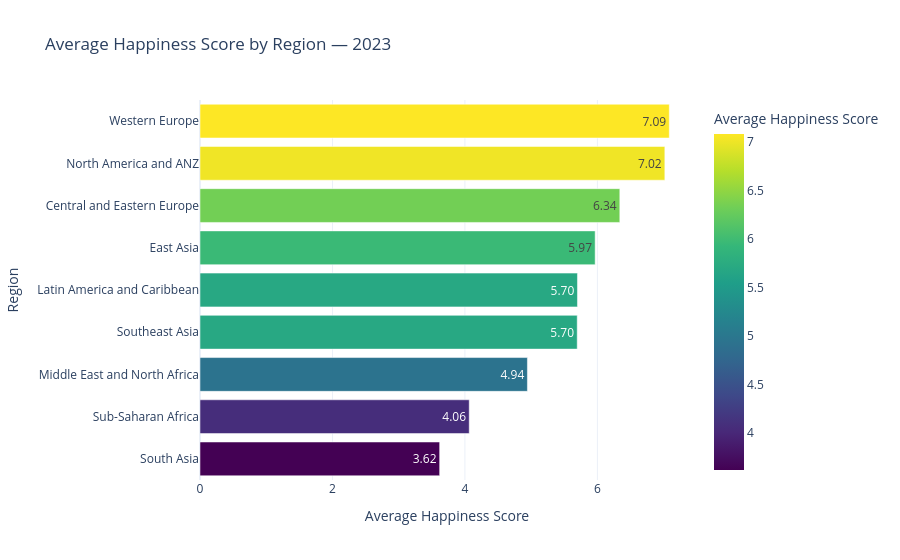

Write notebook code for a chart like this one.
### Markdown cell above
---
## Task 1 — Regional Comparison Bar Chart

**What to build:** A horizontal bar chart showing the **average happiness score by region**, sorted from highest to lowest.

**Requirements:**
- Horizontal orientation (category names are long)
- Sorted by score, descending (so the happiest region is at the top)
- Zero baseline on x-axis
- At least one design choice that goes beyond the Plotly default (colour, annotation, labels, etc.)
- An insight title that answers: *which region stands out and why does it matter?*

**Hint:** Use `df.groupby('Region')['Happiness_Score'].mean()` to compute the averages.

### Code cell
# Task 1: Regional comparison bar chart
# -------------------------------------

# Step 1: Compute average happiness score by region
region_avg = (df.groupby('Region')['Happiness_Score']
              .mean()
              .reset_index()
              .sort_values('Happiness_Score'))  # sort for horizontal bar

print(region_avg)

# Step 2: Build your chart
# YOUR CODE HERE

region_avg = (
    df.groupby("Region")["Happiness_Score"]
    .mean()
    .reset_index()
    .sort_values("Happiness_Score")
)

fig = px.bar(
    region_avg,
    x="Happiness_Score",
    y="Region",
    orientation="h",
    title="Average Happiness Score by Region — 2023",
    labels={
        "Happiness_Score": "Average Happiness Score",
        "Region": "Region"
    },
    color="Happiness_Score",
    color_continuous_scale="Viridis",
    text_auto=".2f"
)

fig.update_layout(
    template="plotly_white",
    yaxis={"categoryorder": "total ascending"}
)

fig.show()

### Figure 1 — Plotly figure (JSON) as saved in the notebook; plotly's stock layout.template omitted (floating-point values rounded to 4 significant figures)
{"data": [{"hovertemplate": "Average Happiness Score=%{marker.color}<br>Region=%{y}<extra></extra>", "legendgroup": "", "marker": {"color": [3.618, 4.065, 4.943, 5.695, 5.699, 5.966, 6.338, 7.018, 7.086], "coloraxis": "coloraxis", "pattern": {"shape": ""}}, "name": "", "orientation": "h", "showlegend": false, "textposition": "auto", "texttemplate": "%{x:.2f}", "type": "bar", "x": [3.618, 4.065, 4.943, 5.695, 5.699, 5.966, 6.338, 7.018, 7.086], "xaxis": "x", "y": ["South Asia", "Sub-Saharan Africa", "Middle East and North Africa", "Southeast Asia", "Latin America and Caribbean", "East Asia", "Central and Eastern Europe", "North America and ANZ", "Western Europe"], "yaxis": "y"}], "layout": {"barmode": "relative", "coloraxis": {"autocolorscale": false, "colorbar": {"title": {"text": "Average Happiness Score"}}, "colorscale": [[0, "#440154"], [0.1111, "#482878"], [0.2222, "#3e4989"], [0.3333, "#31688e"], [0.4444, "#26828e"], [0.5556, "#1f9e89"], [0.6667, "#35b779"], [0.7778, "#6ece58"], [0.8889, "#b5de2b"], [1, "#fde725"]]}, "legend": {"tracegroupgap": 0}, "title": {"text": "Average Happiness Score by Region — 2023"}, "xaxis": {"anchor": "y", "domain": [0, 1], "title": {"text": "Average Happiness Score"}}, "yaxis": {"anchor": "x", "categoryorder": "total ascending", "domain": [0, 1], "title": {"text": "Region"}}}}
